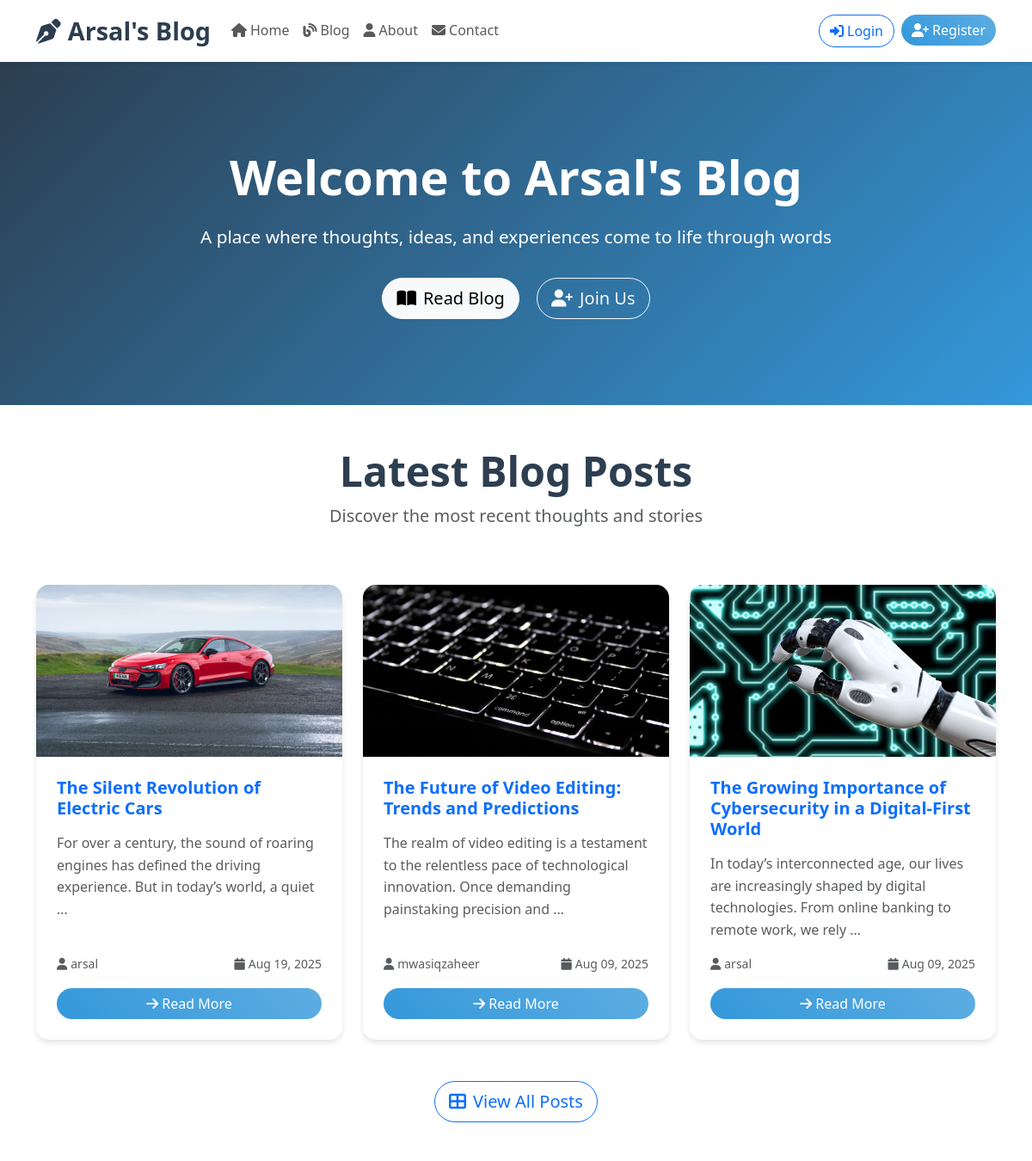
Before: / (upper part) with the older database file.
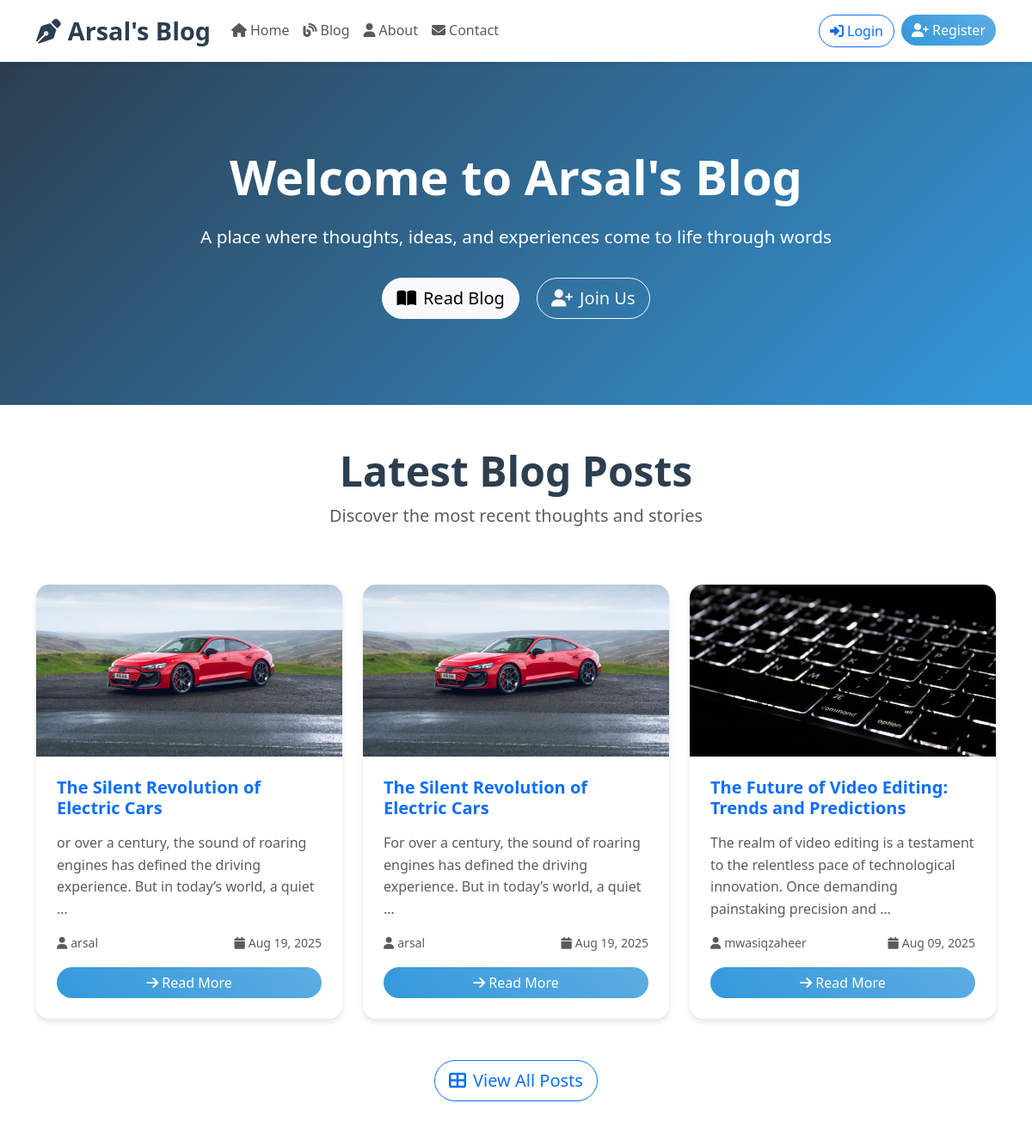
After: the same page with the newer database file.
### tweet/models.py (models this page shows, shortened)
class BlogPost(models.Model):
    title = models.CharField(max_length=200)
    author = models.ForeignKey(User, on_delete=models.CASCADE)
    content = models.TextField()
    featured_image = models.ImageField(upload_to='blog_images/', blank=True, null=True)
    excerpt = models.TextField(max_length=300, blank=True, help_text="Brief description of the blog post")
    created_at = models.DateTimeField(auto_now_add=True)
    updated_at = models.DateTimeField(auto_now=True)
    is_published = models.BooleanField(default=True)
    class Meta:
        ordering = ['-created_at']

### tweet/views.py (the view)
# urls.py: path('', include('tweet.urls')),  # Main app URLs (includes home, blog, etc.)
def home(request):
    recent_posts = BlogPost.objects.filter(is_published=True)[:3]
    return render(request, 'home.html', {'recent_posts': recent_posts})

### templates/home.html (shortened to what this page needs)
{% extends 'layout.html' %}
{% load static %}
{% block content %}
<section class="hero-section">
    <div class="container">
        <div class="row justify-content-center text-center">
            <div class="col-lg-8">
                <h1 class="hero-title">Welcome to Arsal's Blog</h1>
                <p class="hero-subtitle">A place where thoughts, ideas, and experiences come to life through words</p>
                <div class="mt-4">
                    <a href="{% url 'blog_list' %}" class="btn btn-light btn-lg me-3">
                        <i class="fas fa-book-open me-2"></i>Read Blog
                    </a>
                    {% if user.is_authenticated %}
                        <a href="{% url 'blog_create' %}" class="btn btn-outline-light btn-lg">
                            <i class="fas fa-pen me-2"></i>Write Post
                        </a>
                    {% else %}
                        <a href="{% url 'register' %}" class="btn btn-outline-light btn-lg">
                            <i class="fas fa-user-plus me-2"></i>Join Us
                        </a>
                    {% endif %}
                </div>
            </div>
        </div>
    </div>
</section>
{% if recent_posts %}
<section class="py-5">
    <div class="container">
        <div class="row">
            <div class="col-12 text-center mb-5">
                <h2 class="display-5 fw-bold">Latest Blog Posts</h2>
                <p class="lead text-muted">Discover the most recent thoughts and stories</p>
            </div>
        </div>
        <div class="row">
            {% for post in recent_posts %}
            <div class="col-lg-4 col-md-6 mb-4">
                <article class="card blog-card h-100 fade-in-up">
                    {% if post.featured_image %}
                        <img src="{{ post.featured_image.url }}" class="card-img-top" alt="{{ post.title }}">
                    {% else %}
                        <div class="card-img-top bg-gradient" style="height: 200px; background: linear-gradient(45deg, #3498db, #2c3e50); display: flex; align-items: center; justify-content: center;">
                            <i class="fas fa-image fa-3x text-white opacity-50"></i>
                        </div>
                    {% endif %}
                    <div class="card-body d-flex flex-column">
                        <h5 class="card-title">
                            <a href="{% url 'blog_detail' post.pk %}" class="text-decoration-none">
                                {{ post.title }}
                            </a>
                        </h5>
                        <p class="card-text text-muted flex-grow-1">
                            {% if post.excerpt %}
                                {{ post.excerpt|truncatewords:20 }}
                            {% else %}
                                {{ post.content|truncatewords:20 }}
                            {% endif %}
                        </p>
                        <div class="d-flex justify-content-between align-items-center mt-auto">
                            <small class="text-muted">
                                <i class="fas fa-user me-1"></i>{{ post.author.username }}
                            </small>
                            <small class="text-muted">
                                <i class="fas fa-calendar me-1"></i>{{ post.created_at|date:"M d, Y" }}
                            </small>
                        </div>
                        <a href="{% url 'blog_detail' post.pk %}" class="btn btn-primary mt-3">
                            <i class="fas fa-arrow-right me-1"></i>Read More
                        </a>
                    </div>
                </article>
            </div>
            {% endfor %}
        </div>
        <div class="row">
            <div class="col-12 text-center mt-4">
                <a href="{% url 'blog_list' %}" class="btn btn-outline-primary btn-lg">
                    <i class="fas fa-th-large me-2"></i>View All Posts
                </a>
            </div>
        </div>
    </div>
</section>
{% endif %}
{% endblock %}

Changed rows visible on the page:
no longer on this page (row unchanged): BlogPost: featured_image (picture), title "The Growing Importance of Cybersecurity in a Digital-First World", excerpt "In today’s interconnected age, our lives are increasingly shaped by digital technologies. From online banking to remote work, we rely …", author.username "arsal", created_at "Aug 09, 2025"
added BlogPost: featured_image (picture), title "The Silent Revolution of Electric Cars", excerpt "or over a century, the sound of roaring engines has defined the driving experience. But in today’s world, a quiet …", author.username "arsal", created_at "Aug 19, 2025"
